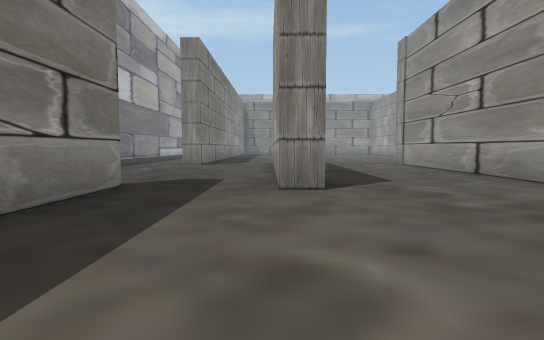
View 1 (above)

22 first-person views from a walk through a 3-D level made in the Unity game engine. The camera is 1.4 m above the floor, tilts 4° down and sees 80° across. The floor is counted in squares, 2 m on a side. Each view is taken from the middle of a square. On the plan, view 1 faces up. The plan holds only what a view shows up to about 10 squares ahead; the rest is blank. The place goes on beyond the plan. The player character is not drawn. Some animated figures are left out.

View 2
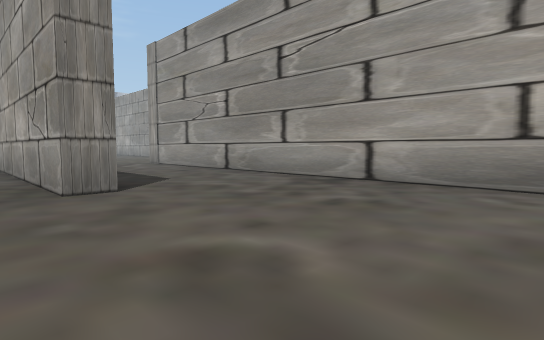

View 3
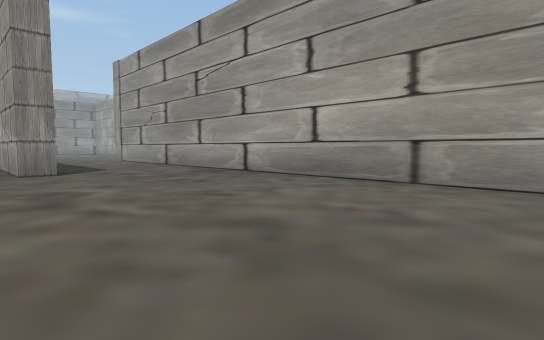

View 4
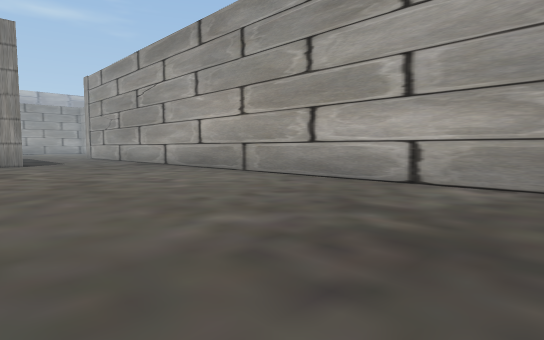

View 5
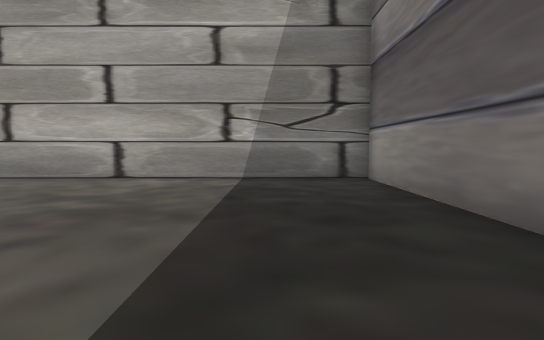

View 6
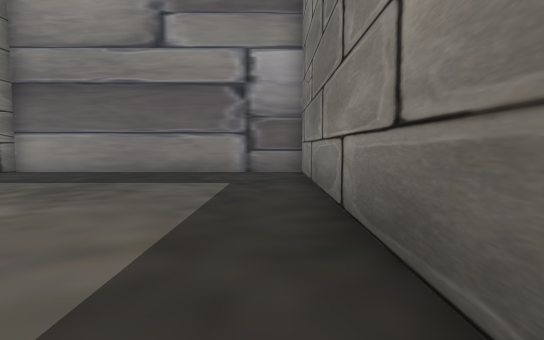

View 7
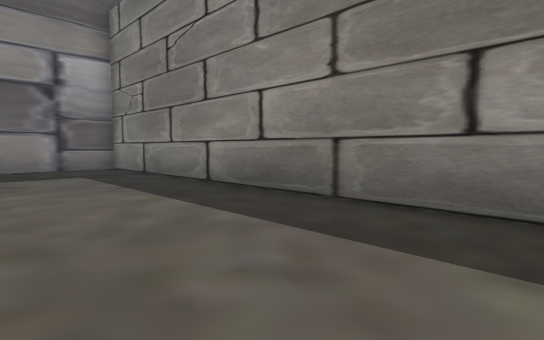

View 8
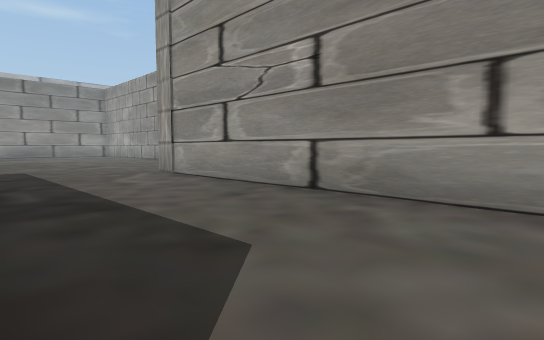

View 9
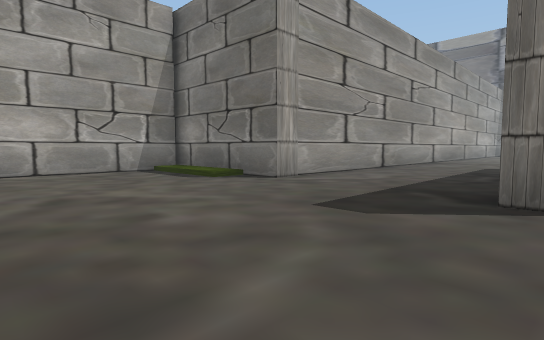

View 10
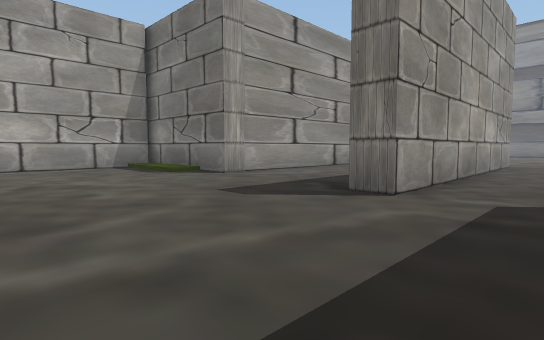

View 11
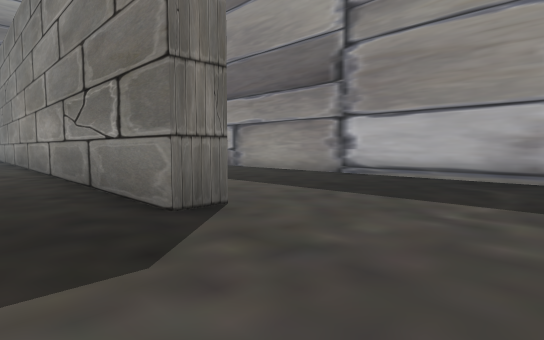

View 12
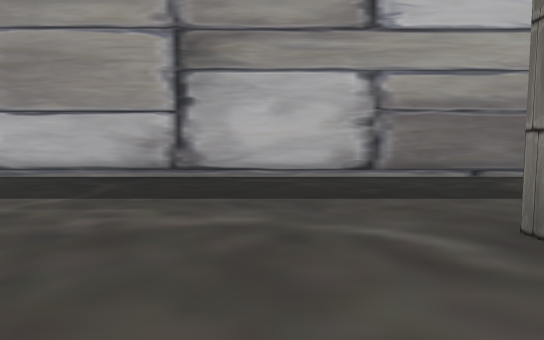

View 13
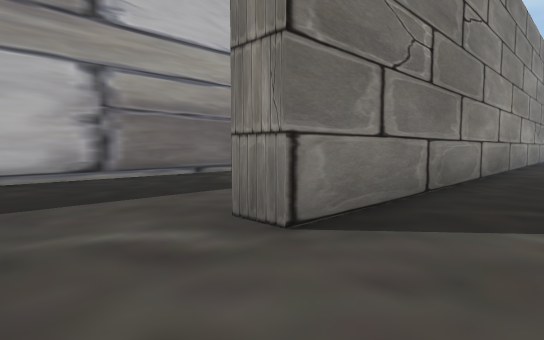

View 14
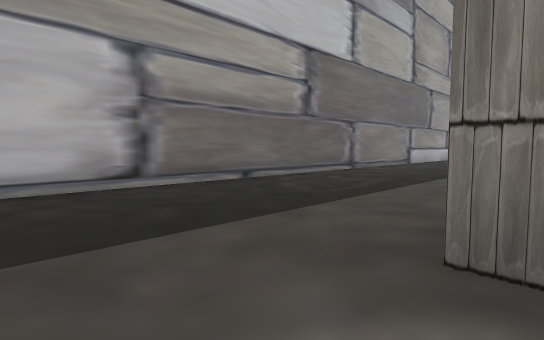

View 15
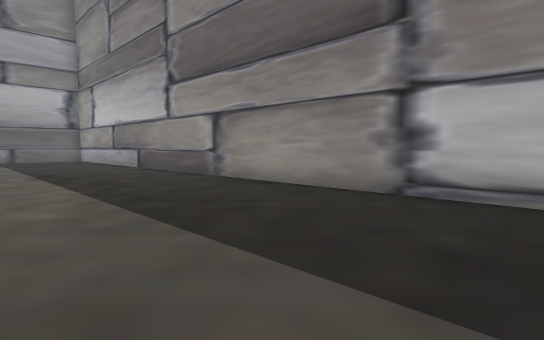

View 16
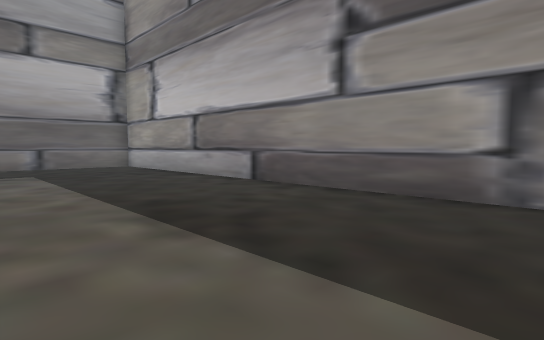

View 17
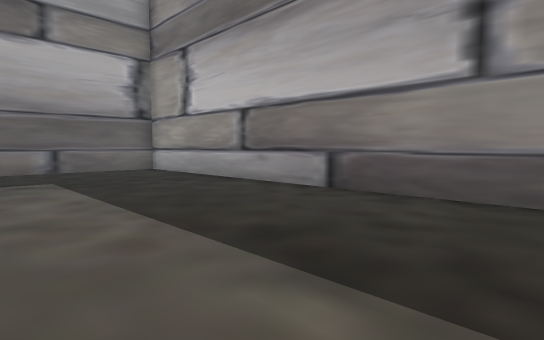

View 18
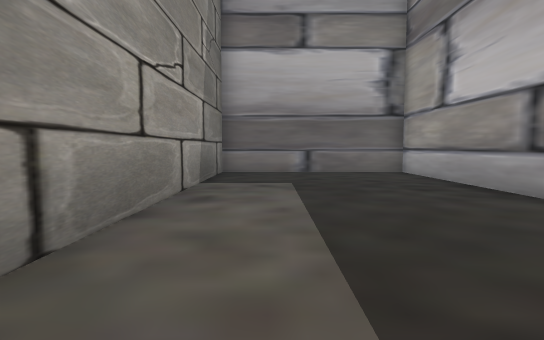

View 19
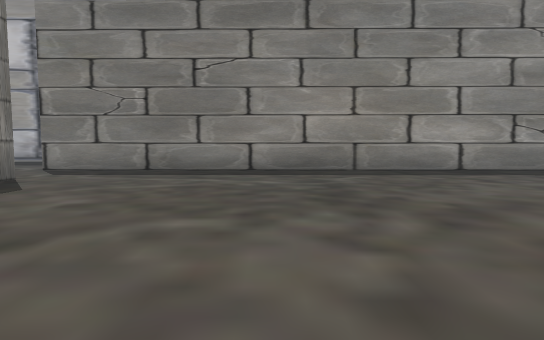

View 20
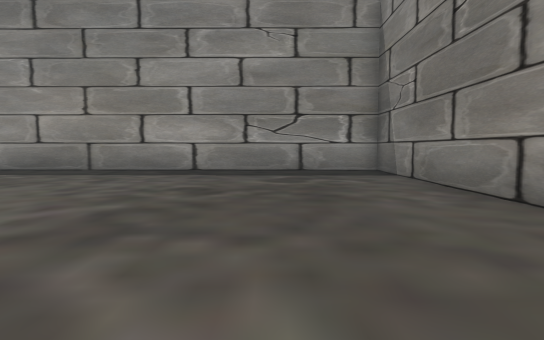

View 21
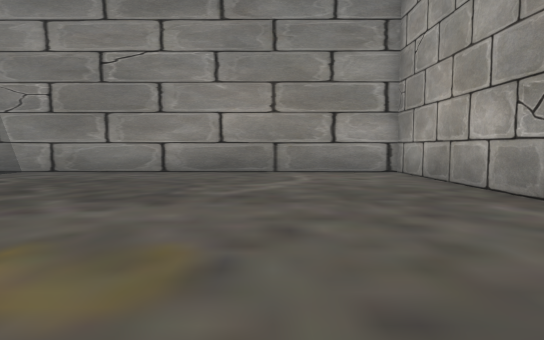

View 22
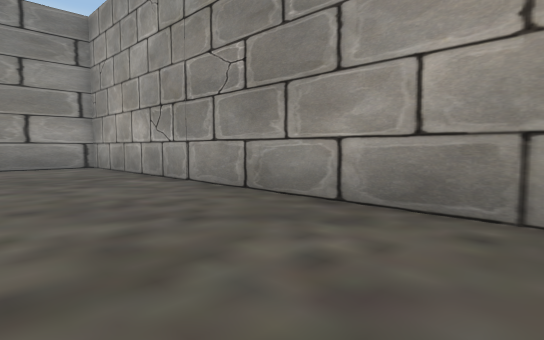

### Floor plan
Points are (right, up) in squares from view 1. A wall is a line through its corners. A room is listed if a view was taken in it or the views show most of it. See-through windows are left out.
Room 1 (views 1, 2, 3, 4, 5, 6, 7, 8, 9, 10, 19, 20, 21, 22)
walls: (0, 14.5) (0.9, 14.5); (1, 5.3) (0.1, 5.3); (9.5, 14.2) (9.6, 31.1) (-2.7, 31.1) (-2.8, 14.5); (-2.7, 5.8) (-2.8, -12.2) (5.3, -12.2) (5.3, 13.7) (8.9, 13.7)
ways out: opening at (-1.5, 6) to room 2; opening at (-1.5, 14) to room 2
Room 2 (views 11, 12, 13, 14, 15, 16, 17, 18)
walls: (-2.8, 14.5) (-2.8, 13) (-3.7, 13); (-3.5, 5.8) (-2.7, 5.8); (0.1, 5.3) (0, 14.5); (-8.7, 19.5) (-8.7, -12.2) (-3.6, -12.2) (-3.5, -4.7)
ways out: opening at (-1.5, 6) to room 1; opening at (-1.5, 14) to room 1

Where each view was taken, in squares from view 1:
view 1: 0 up, 0 right, facing up
view 2: 0 up, 1 left, facing up-right
view 3: 4 down, 1 left, facing up-right
view 4: 9 down, 1 left, facing up-right
view 5: 10 down, 2 left, facing right
view 6: 3 down, 2 left, facing down
view 7: 1 down, 1 right, facing down-left
view 8: 5 up, 1 right, facing up-right
view 9: 19 up, 0 right, facing down-right
view 10: 19 up, 2 left, facing down-right
view 11: 9 up, 1 left, facing down-left
view 12: 11 up, 1 left, facing left
view 13: 11 up, 1 left, facing up-left
view 14: 11 up, 3 left, facing up-left
view 15: 6 up, 4 left, facing down-left
view 16: 0 up, 4 left, facing down-left
view 17: 2 down, 4 left, facing down-left
view 18: 3 down, 5 left, facing down
view 19: 20 up, 7 right, facing left
view 20: 28 up, 7 right, facing left
view 21: 22 up, 6 right, facing up
view 22: 19 up, 6 right, facing up-right
